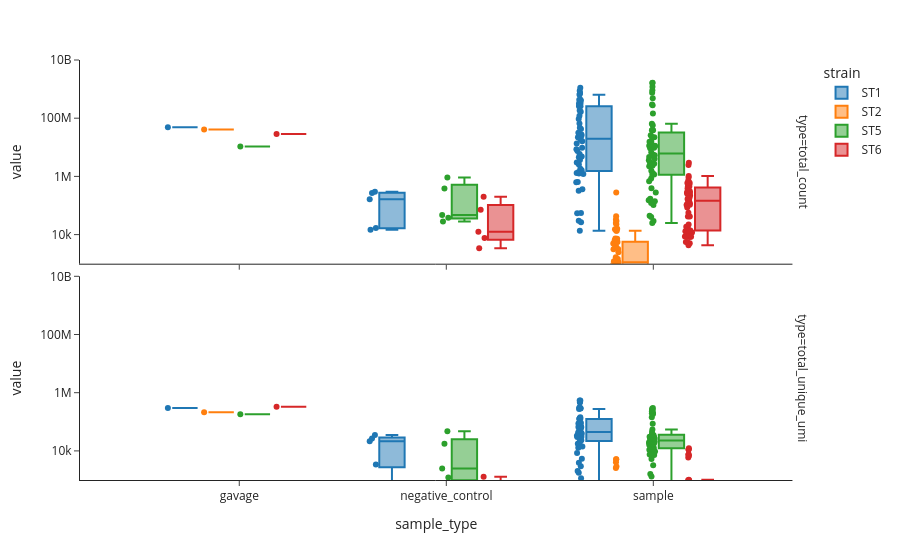

The cell this chart's notebook holds for it:
### Code cell
df_strains_gpd = df_total_stack.groupby(['sample_type', 'sample', 'strain']).agg(**agg_dict)

df_strains_gpd = df_strains_gpd.reset_index()
df_strains_gpd = df_strains_gpd.set_index(['sample_type', 'sample','strain']).stack()
df_strains_gpd = df_strains_gpd.reset_index()
display(df_strains_gpd)
df_strains_gpd = df_strains_gpd.rename(columns = {'level_3':'type', 0:'value'})
df_strains_gpd

fig = px.box(df_strains_gpd,
             x = 'sample_type',
             y = 'value',
             color = 'strain',
             facet_row='type',
             hover_data = ['sample'],
             template = 'simple_white',
             points = 'all',
             log_y = True,
             )
#for i, facet in fig.facets
#fig.update_yaxes(matches = None, showticklabels = True)
fig.update_yaxes(row = 1,col = 1 ,range = [3, 10])
fig.update_yaxes(row = 2, col = 1,range = [1, 7])
fig.show()

### Figure 1 — Plotly figure (JSON) as saved in the notebook; plotly's stock layout.template omitted (floating-point values rounded to 4 significant figures)
{"data": [{"alignmentgroup": "True", "boxpoints": "all", "customdata": [["s1_gavage-DNA"], ["NTC_H3_NTC"], ["WATER_B3_WATER"], ["WATER_C6_WATER"], ["WATER_D2_WATER"], ["WATER_F9_WATER"], ["s100_SI-DNA"], ["s101_SI-DNA"], ["s102_SI-DNA"], ["s103_SI-DNA"], ["s104_SI-DNA"], ["s105_SI-DNA"], ["s106_SI-DNA"], ["s109_Cecum-DNA"], ["s110_Cecum-DNA"], ["s111_Cecum-DNA"], ["s112_Cecum-DNA"], ["s113_Cecum-DNA"], ["s114_Cecum-DNA"], ["s115_Cecum-DNA"], ["s116_Cecum-DNA"], ["s119_Pr.-Colon-DNA"], ["s120_Pr.-Colon-DNA"], ["s121_Pr.-Colon-DNA"], ["s122_Pr.-Colon-DNA"], ["s123_Pr.-Colon-DNA"], ["s124_Pr.-Colon-DNA"], ["s125_Pr.-Colon-DNA"], ["s126_Pr.-Colon-DNA"], ["s19_stool-DNA"], ["s20_stool-DNA"], ["s21_stool-DNA"], ["s22_stool-DNA"], ["s23_stool-DNA"], ["s24_stool-DNA"], ["s25_stool-DNA"], ["s26_stool-DNA"], ["s29_stool-DNA"], ["s30_stool-DNA"], ["s31_stool-DNA"], ["s32_stool-DNA"], ["s33_stool-DNA"], ["s34_stool-DNA"], ["s35_stool-DNA"], ["s36_stool-DNA"], ["s39_stool-DNA"], ["s40_stool-DNA"], ["s41_stool-DNA"], ["s42_stool-DNA"], ["s43_stool-DNA"], ["s44_stool-DNA"], ["s45_stool-DNA"], ["s46_stool-DNA"], ["s49_stool-DNA"], ["s50_stool-DNA"], ["s51_stool-DNA"], ["s52_stool-DNA"], ["s53_stool-DNA"], ["s54_stool-DNA"], ["s55_stool-DNA"], ["s56_stool-DNA"], ["s99_SI-DNA"]], "hovertemplate": "strain=ST1<br>type=total_count<br>sample_type=%{x}<br>value=%{y}<br>sample=%{customdata[0]}<extra></extra>", "legendgroup": "ST1", "marker": {"color": "#1F77B4"}, "name": "ST1", "notched": false, "offsetgroup": "ST1", "orientation": "v", "showlegend": true, "type": "box", "x": ["gavage", "negative_control", "negative_control", "negative_control", "negative_control", "negative_control", "sample", "sample", "sample", "sample", "sample", "sample", "sample", "sample", "sample", "sample", "sample", "sample", "sample", "sample", "sample", "sample", "sample", "sample", "sample", "sample", "sample", "sample", "sample", "sample", "sample", "sample", "sample", "sample", "sample", "sample", "sample", "sample", "sample", "sample", "sample", "sample", "sample", "sample", "sample", "sample", "sample", "sample", "sample", "sample", "sample", "sample", "sample", "sample", "sample", "sample", "sample", "sample", "sample", "sample", "sample", "sample"], "x0": " ", "xaxis": "x2", "y": [48590000.0, 269500.0, 16980.0, 162400.0, 297700.0, 14620.0, 627800.0, 1319000.0, 29830.0, 5859000.0, 363700.0, 27750000.0, 1412000.0, 735600000.0, 166900000.0, 428400000.0, 54240.0, 320200000.0, 9711000.0, 42160000.0, 259400000.0, 27460000.0, 3642000.0, 24830000.0, 1263000.0, 4869000.0, 65490000.0, 13580000.0, 875100000.0, 415300000.0, 320500.0, 3020000.0, 1213000.0, 55570.0, 13590.0, 2558000.0, 26320.0, 297200000.0, 22260000.0, 122600000.0, 8642000.0, 273700000.0, 1410000.0, 430300000.0, 640100.0, 1106000000.0, 47020000.0, 16080000.0, 7434000.0, 319000000.0, 1632000.0, 715500000.0, 396200000.0, 257600000.0, 184100000.0, 31550000.0, 1819000.0, 641100000.0, 4579000.0, 18000000.0, 93840000.0, 21370000.0], "y0": " ", "yaxis": "y2"}, {"alignmentgroup": "True", "boxpoints": "all", "customdata": [["s1_gavage-DNA"], ["NTC_H3_NTC"], ["WATER_B3_WATER"], ["WATER_C6_WATER"], ["WATER_D2_WATER"], ["WATER_F9_WATER"], ["s100_SI-DNA"], ["s101_SI-DNA"], ["s102_SI-DNA"], ["s103_SI-DNA"], ["s104_SI-DNA"], ["s105_SI-DNA"], ["s106_SI-DNA"], ["s109_Cecum-DNA"], ["s110_Cecum-DNA"], ["s111_Cecum-DNA"], ["s112_Cecum-DNA"], ["s113_Cecum-DNA"], ["s114_Cecum-DNA"], ["s115_Cecum-DNA"], ["s116_Cecum-DNA"], ["s119_Pr.-Colon-DNA"], ["s120_Pr.-Colon-DNA"], ["s121_Pr.-Colon-DNA"], ["s122_Pr.-Colon-DNA"], ["s123_Pr.-Colon-DNA"], ["s124_Pr.-Colon-DNA"], ["s125_Pr.-Colon-DNA"], ["s126_Pr.-Colon-DNA"], ["s19_stool-DNA"], ["s20_stool-DNA"], ["s21_stool-DNA"], ["s22_stool-DNA"], ["s23_stool-DNA"], ["s24_stool-DNA"], ["s25_stool-DNA"], ["s26_stool-DNA"], ["s29_stool-DNA"], ["s30_stool-DNA"], ["s31_stool-DNA"], ["s32_stool-DNA"], ["s33_stool-DNA"], ["s34_stool-DNA"], ["s35_stool-DNA"], ["s36_stool-DNA"], ["s39_stool-DNA"], ["s40_stool-DNA"], ["s41_stool-DNA"], ["s42_stool-DNA"], ["s43_stool-DNA"], ["s44_stool-DNA"], ["s45_stool-DNA"], ["s46_stool-DNA"], ["s49_stool-DNA"], ["s50_stool-DNA"], ["s51_stool-DNA"], ["s52_stool-DNA"], ["s53_stool-DNA"], ["s54_stool-DNA"], ["s55_stool-DNA"], ["s56_stool-DNA"], ["s99_SI-DNA"]], "hovertemplate": "strain=ST1<br>type=total_unique_umi<br>sample_type=%{x}<br>value=%{y}<br>sample=%{customdata[0]}<extra></extra>", "legendgroup": "ST1", "marker": {"color": "#1F77B4"}, "name": "ST1", "notched": false, "offsetgroup": "ST1", "orientation": "v", "showlegend": false, "type": "box", "x": ["gavage", "negative_control", "negative_control", "negative_control", "negative_control", "negative_control", "sample", "sample", "sample", "sample", "sample", "sample", "sample", "sample", "sample", "sample", "sample", "sample", "sample", "sample", "sample", "sample", "sample", "sample", "sample", "sample", "sample", "sample", "sample", "sample", "sample", "sample", "sample", "sample", "sample", "sample", "sample", "sample", "sample", "sample", "sample", "sample", "sample", "sample", "sample", "sample", "sample", "sample", "sample", "sample", "sample", "sample", "sample", "sample", "sample", "sample", "sample", "sample", "sample", "sample", "sample", "sample"], "x0": " ", "xaxis": "x", "y": [298100.0, 35400.0, 3415.0, 26480.0, 21350.0, 772.0, 14790.0, 17680.0, 2020.0, 5352.0, 3943.0, 12900.0, 8485.0, 539100.0, 67880.0, 312400.0, 14300.0, 129900.0, 46590.0, 42060.0, 74630.0, 125300.0, 44560.0, 274600.0, 30360.0, 30840.0, 30790.0, 29510.0, 61210.0, 291900.0, 19160.0, 91260.0, 39150.0, 1780.0, 1158.0, 20150.0, 673.0, 477000.0, 30240.0, 298700.0, 25370.0, 134500.0, 33430.0, 88110.0, 2955.0, 457100.0, 66110.0, 296300.0, 43950.0, 126600.0, 33220.0, 88610.0, 65520.0, 538000.0, 92760.0, 286400.0, 23220.0, 143900.0, 33320.0, 84480.0, 61790.0, 40450.0], "y0": " ", "yaxis": "y"}, {"alignmentgroup": "True", "boxpoints": "all", "customdata": [["s1_gavage-DNA"], ["NTC_H3_NTC"], ["WATER_B3_WATER"], ["WATER_C6_WATER"], ["WATER_D2_WATER"], ["s100_SI-DNA"], ["s101_SI-DNA"], ["s102_SI-DNA"], ["s103_SI-DNA"], ["s104_SI-DNA"], ["s105_SI-DNA"], ["s106_SI-DNA"], ["s109_Cecum-DNA"], ["s110_Cecum-DNA"], ["s111_Cecum-DNA"], ["s112_Cecum-DNA"], ["s113_Cecum-DNA"], ["s114_Cecum-DNA"], ["s115_Cecum-DNA"], ["s116_Cecum-DNA"], ["s119_Pr.-Colon-DNA"], ["s120_Pr.-Colon-DNA"], ["s121_Pr.-Colon-DNA"], ["s122_Pr.-Colon-DNA"], ["s123_Pr.-Colon-DNA"], ["s124_Pr.-Colon-DNA"], ["s125_Pr.-Colon-DNA"], ["s126_Pr.-Colon-DNA"], ["s19_stool-DNA"], ["s20_stool-DNA"], ["s21_stool-DNA"], ["s22_stool-DNA"], ["s23_stool-DNA"], ["s24_stool-DNA"], ["s25_stool-DNA"], ["s26_stool-DNA"], ["s29_stool-DNA"], ["s30_stool-DNA"], ["s31_stool-DNA"], ["s32_stool-DNA"], ["s33_stool-DNA"], ["s34_stool-DNA"], ["s35_stool-DNA"], ["s39_stool-DNA"], ["s40_stool-DNA"], ["s41_stool-DNA"], ["s42_stool-DNA"], ["s43_stool-DNA"], ["s44_stool-DNA"], ["s45_stool-DNA"], ["s46_stool-DNA"], ["s49_stool-DNA"], ["s50_stool-DNA"], ["s51_stool-DNA"], ["s52_stool-DNA"], ["s53_stool-DNA"], ["s54_stool-DNA"], ["s55_stool-DNA"], ["s56_stool-DNA"], ["s99_SI-DNA"]], "hovertemplate": "strain=ST2<br>type=total_count<br>sample_type=%{x}<br>value=%{y}<br>sample=%{customdata[0]}<extra></extra>", "legendgroup": "ST2", "marker": {"color": "#FF7F0E"}, "name": "ST2", "notched": false, "offsetgroup": "ST2", "orientation": "v", "showlegend": true, "type": "box", "x": ["gavage", "negative_control", "negative_control", "negative_control", "negative_control", "sample", "sample", "sample", "sample", "sample", "sample", "sample", "sample", "sample", "sample", "sample", "sample", "sample", "sample", "sample", "sample", "sample", "sample", "sample", "sample", "sample", "sample", "sample", "sample", "sample", "sample", "sample", "sample", "sample", "sample", "sample", "sample", "sample", "sample", "sample", "sample", "sample", "sample", "sample", "sample", "sample", "sample", "sample", "sample", "sample", "sample", "sample", "sample", "sample", "sample", "sample", "sample", "sample", "sample", "sample"], "x0": " ", "xaxis": "x2", "y": [40710000.0, 33.0, 743.0, 84.0, 22.0, 14.0, 156.0, 2.0, 796.0, 909.0, 232.0, 92.0, 24800.0, 13660.0, 5627.0, 1.0, 625.0, 1682.0, 18.0, 910.0, 15750.0, 69.0, 629.0, 522.0, 536.0, 718.0, 13.0, 3150.0, 282100.0, 22520.0, 4160.0, 42480.0, 434.0, 3.0, 29220.0, 800.0, 5200.0, 1453.0, 5622.0, 2464.0, 736.0, 20.0, 7155.0, 32880.0, 3184.0, 1211.0, 15250.0, 6346.0, 114.0, 7400.0, 4977.0, 13580.0, 4219.0, 1187.0, 256.0, 1114.0, 77.0, 51.0, 214.0, 1162.0], "y0": " ", "yaxis": "y2"}, {"alignmentgroup": "True", "boxpoints": "all", "customdata": [["s1_gavage-DNA"], ["NTC_H3_NTC"], ["WATER_B3_WATER"], ["WATER_C6_WATER"], ["WATER_D2_WATER"], ["s100_SI-DNA"], ["s101_SI-DNA"], ["s102_SI-DNA"], ["s103_SI-DNA"], ["s104_SI-DNA"], ["s105_SI-DNA"], ["s106_SI-DNA"], ["s109_Cecum-DNA"], ["s110_Cecum-DNA"], ["s111_Cecum-DNA"], ["s112_Cecum-DNA"], ["s113_Cecum-DNA"], ["s114_Cecum-DNA"], ["s115_Cecum-DNA"], ["s116_Cecum-DNA"], ["s119_Pr.-Colon-DNA"], ["s120_Pr.-Colon-DNA"], ["s121_Pr.-Colon-DNA"], ["s122_Pr.-Colon-DNA"], ["s123_Pr.-Colon-DNA"], ["s124_Pr.-Colon-DNA"], ["s125_Pr.-Colon-DNA"], ["s126_Pr.-Colon-DNA"], ["s19_stool-DNA"], ["s20_stool-DNA"], ["s21_stool-DNA"], ["s22_stool-DNA"], ["s23_stool-DNA"], ["s24_stool-DNA"], ["s25_stool-DNA"], ["s26_stool-DNA"], ["s29_stool-DNA"], ["s30_stool-DNA"], ["s31_stool-DNA"], ["s32_stool-DNA"], ["s33_stool-DNA"], ["s34_stool-DNA"], ["s35_stool-DNA"], ["s39_stool-DNA"], ["s40_stool-DNA"], ["s41_stool-DNA"], ["s42_stool-DNA"], ["s43_stool-DNA"], ["s44_stool-DNA"], ["s45_stool-DNA"], ["s46_stool-DNA"], ["s49_stool-DNA"], ["s50_stool-DNA"], ["s51_stool-DNA"], ["s52_stool-DNA"], ["s53_stool-DNA"], ["s54_stool-DNA"], ["s55_stool-DNA"], ["s56_stool-DNA"], ["s99_SI-DNA"]], "hovertemplate": "strain=ST2<br>type=total_unique_umi<br>sample_type=%{x}<br>value=%{y}<br>sample=%{customdata[0]}<extra></extra>", "legendgroup": "ST2", "marker": {"color": "#FF7F0E"}, "name": "ST2", "notched": false, "offsetgroup": "ST2", "orientation": "v", "showlegend": false, "type": "box", "x": ["gavage", "negative_control", "negative_control", "negative_control", "negative_control", "sample", "sample", "sample", "sample", "sample", "sample", "sample", "sample", "sample", "sample", "sample", "sample", "sample", "sample", "sample", "sample", "sample", "sample", "sample", "sample", "sample", "sample", "sample", "sample", "sample", "sample", "sample", "sample", "sample", "sample", "sample", "sample", "sample", "sample", "sample", "sample", "sample", "sample", "sample", "sample", "sample", "sample", "sample", "sample", "sample", "sample", "sample", "sample", "sample", "sample", "sample", "sample", "sample", "sample", "sample"], "x0": " ", "xaxis": "x", "y": [214500.0, 17.0, 7.0, 79.0, 10.0, 10.0, 15.0, 2.0, 14.0, 8.0, 18.0, 17.0, 52.0, 21.0, 40.0, 1.0, 20.0, 39.0, 6.0, 42.0, 47.0, 17.0, 39.0, 39.0, 9.0, 18.0, 8.0, 51.0, 5184.0, 2886.0, 4081.0, 5179.0, 7.0, 2.0, 2584.0, 13.0, 49.0, 22.0, 51.0, 25.0, 32.0, 18.0, 55.0, 142.0, 92.0, 113.0, 123.0, 92.0, 76.0, 144.0, 147.0, 43.0, 32.0, 53.0, 15.0, 27.0, 18.0, 40.0, 28.0, 15.0], "y0": " ", "yaxis": "y"}, {"alignmentgroup": "True", "boxpoints": "all", "customdata": [["s2_gavage-DNA"], ["NTC_H3_NTC"], ["WATER_B3_WATER"], ["WATER_C6_WATER"], ["WATER_D2_WATER"], ["WATER_F9_WATER"], ["s100_SI-DNA"], ["s101_SI-DNA"], ["s102_SI-DNA"], ["s103_SI-DNA"], ["s104_SI-DNA"], ["s105_SI-DNA"], ["s106_SI-DNA"], ["s109_Cecum-DNA"], ["s110_Cecum-DNA"], ["s111_Cecum-DNA"], ["s112_Cecum-DNA"], ["s113_Cecum-DNA"], ["s114_Cecum-DNA"], ["s115_Cecum-DNA"], ["s116_Cecum-DNA"], ["s119_Pr.-Colon-DNA"], ["s120_Pr.-Colon-DNA"], ["s121_Pr.-Colon-DNA"], ["s122_Pr.-Colon-DNA"], ["s123_Pr.-Colon-DNA"], ["s124_Pr.-Colon-DNA"], ["s125_Pr.-Colon-DNA"], ["s126_Pr.-Colon-DNA"], ["s19_stool-DNA"], ["s20_stool-DNA"], ["s21_stool-DNA"], ["s22_stool-DNA"], ["s23_stool-DNA"], ["s24_stool-DNA"], ["s25_stool-DNA"], ["s26_stool-DNA"], ["s29_stool-DNA"], ["s30_stool-DNA"], ["s31_stool-DNA"], ["s32_stool-DNA"], ["s33_stool-DNA"], ["s34_stool-DNA"], ["s35_stool-DNA"], ["s36_stool-DNA"], ["s39_stool-DNA"], ["s40_stool-DNA"], ["s41_stool-DNA"], ["s42_stool-DNA"], ["s43_stool-DNA"], ["s44_stool-DNA"], ["s45_stool-DNA"], ["s46_stool-DNA"], ["s49_stool-DNA"], ["s50_stool-DNA"], ["s51_stool-DNA"], ["s52_stool-DNA"], ["s53_stool-DNA"], ["s54_stool-DNA"], ["s55_stool-DNA"], ["s56_stool-DNA"], ["s99_SI-DNA"]], "hovertemplate": "strain=ST5<br>type=total_count<br>sample_type=%{x}<br>value=%{y}<br>sample=%{customdata[0]}<extra></extra>", "legendgroup": "ST5", "marker": {"color": "#2CA02C"}, "name": "ST5", "notched": false, "offsetgroup": "ST5", "orientation": "v", "showlegend": true, "type": "box", "x": ["gavage", "negative_control", "negative_control", "negative_control", "negative_control", "negative_control", "sample", "sample", "sample", "sample", "sample", "sample", "sample", "sample", "sample", "sample", "sample", "sample", "sample", "sample", "sample", "sample", "sample", "sample", "sample", "sample", "sample", "sample", "sample", "sample", "sample", "sample", "sample", "sample", "sample", "sample", "sample", "sample", "sample", "sample", "sample", "sample", "sample", "sample", "sample", "sample", "sample", "sample", "sample", "sample", "sample", "sample", "sample", "sample", "sample", "sample", "sample", "sample", "sample", "sample", "sample", "sample"], "x0": " ", "xaxis": "x2", "y": [10610000.0, 47160.0, 37800.0, 387400.0, 920900.0, 28440.0, 4669000.0, 2574000.0, 169800.0, 15590000.0, 1129000.0, 26160000.0, 1165000.0, 22380000.0, 1636000000.0, 11260000.0, 5511000.0, 6776000.0, 57810000.0, 279800.0, 1562000.0, 4065000.0, 38340000.0, 849400.0, 145900000.0, 122600.0, 482600000.0, 139200.0, 5319000.0, 2728000.0, 65060000.0, 151100.0, 9688000.0, 44180.0, 40500.0, 15840000.0, 24810.0, 2253000.0, 754100000.0, 2977000.0, 1214000000.0, 10830000.0, 10220000.0, 2343000.0, 29280.0, 40420000.0, 293800000.0, 394400.0, 920200000.0, 11960000.0, 11270000.0, 2765000.0, 3590000.0, 9344000.0, 1660000000.0, 1283000.0, 280900000.0, 14910000.0, 38330000.0, 103600.0, 679100.0, 22160000.0], "y0": " ", "yaxis": "y2"}, {"alignmentgroup": "True", "boxpoints": "all", "customdata": [["s2_gavage-DNA"], ["NTC_H3_NTC"], ["WATER_B3_WATER"], ["WATER_C6_WATER"], ["WATER_D2_WATER"], ["WATER_F9_WATER"], ["s100_SI-DNA"], ["s101_SI-DNA"], ["s102_SI-DNA"], ["s103_SI-DNA"], ["s104_SI-DNA"], ["s105_SI-DNA"], ["s106_SI-DNA"], ["s109_Cecum-DNA"], ["s110_Cecum-DNA"], ["s111_Cecum-DNA"], ["s112_Cecum-DNA"], ["s113_Cecum-DNA"], ["s114_Cecum-DNA"], ["s115_Cecum-DNA"], ["s116_Cecum-DNA"], ["s119_Pr.-Colon-DNA"], ["s120_Pr.-Colon-DNA"], ["s121_Pr.-Colon-DNA"], ["s122_Pr.-Colon-DNA"], ["s123_Pr.-Colon-DNA"], ["s124_Pr.-Colon-DNA"], ["s125_Pr.-Colon-DNA"], ["s126_Pr.-Colon-DNA"], ["s19_stool-DNA"], ["s20_stool-DNA"], ["s21_stool-DNA"], ["s22_stool-DNA"], ["s23_stool-DNA"], ["s24_stool-DNA"], ["s25_stool-DNA"], ["s26_stool-DNA"], ["s29_stool-DNA"], ["s30_stool-DNA"], ["s31_stool-DNA"], ["s32_stool-DNA"], ["s33_stool-DNA"], ["s34_stool-DNA"], ["s35_stool-DNA"], ["s36_stool-DNA"], ["s39_stool-DNA"], ["s40_stool-DNA"], ["s41_stool-DNA"], ["s42_stool-DNA"], ["s43_stool-DNA"], ["s44_stool-DNA"], ["s45_stool-DNA"], ["s46_stool-DNA"], ["s49_stool-DNA"], ["s50_stool-DNA"], ["s51_stool-DNA"], ["s52_stool-DNA"], ["s53_stool-DNA"], ["s54_stool-DNA"], ["s55_stool-DNA"], ["s56_stool-DNA"], ["s99_SI-DNA"]], "hovertemplate": "strain=ST5<br>type=total_unique_umi<br>sample_type=%{x}<br>value=%{y}<br>sample=%{customdata[0]}<extra></extra>", "legendgroup": "ST5", "marker": {"color": "#2CA02C"}, "name": "ST5", "notched": false, "offsetgroup": "ST5", "orientation": "v", "showlegend": false, "type": "box", "x": ["gavage", "negative_control", "negative_control", "negative_control", "negative_control", "negative_control", "sample", "sample", "sample", "sample", "sample", "sample", "sample", "sample", "sample", "sample", "sample", "sample", "sample", "sample", "sample", "sample", "sample", "sample", "sample", "sample", "sample", "sample", "sample", "sample", "sample", "sample", "sample", "sample", "sample", "sample", "sample", "sample", "sample", "sample", "sample", "sample", "sample", "sample", "sample", "sample", "sample", "sample", "sample", "sample", "sample", "sample", "sample", "sample", "sample", "sample", "sample", "sample", "sample", "sample", "sample", "sample"], "x0": " ", "xaxis": "x", "y": [181200.0, 2476.0, 1220.0, 17700.0, 47610.0, 299.0, 86420.0, 11680.0, 5318.0, 13520.0, 3197.0, 12580.0, 7498.0, 26160.0, 295900.0, 27290.0, 54440.0, 20750.0, 45050.0, 10510.0, 15590.0, 20030.0, 250800.0, 29240.0, 185900.0, 9497.0, 34530.0, 12220.0, 17800.0, 8197.0, 143500.0, 13340.0, 24280.0, 1614.0, 388.0, 10870.0, 371.0, 22820.0, 266700.0, 34970.0, 192700.0, 21610.0, 35420.0, 22930.0, 1321.0, 26100.0, 229600.0, 29480.0, 209300.0, 22780.0, 29830.0, 17310.0, 16840.0, 30530.0, 283000.0, 33710.0, 196200.0, 17980.0, 36110.0, 18760.0, 17970.0, 7205.0], "y0": " ", "yaxis": "y"}, {"alignmentgroup": "True", "boxpoints": "all", "customdata": [["s2_gavage-DNA"], ["NTC_H3_NTC"], ["WATER_B3_WATER"], ["WATER_C6_WATER"], ["WATER_D2_WATER"], ["WATER_F9_WATER"], ["s100_SI-DNA"], ["s101_SI-DNA"], ["s102_SI-DNA"], ["s103_SI-DNA"], ["s104_SI-DNA"], ["s105_SI-DNA"], ["s106_SI-DNA"], ["s109_Cecum-DNA"], ["s110_Cecum-DNA"], ["s111_Cecum-DNA"], ["s112_Cecum-DNA"], ["s113_Cecum-DNA"], ["s114_Cecum-DNA"], ["s115_Cecum-DNA"], ["s116_Cecum-DNA"], ["s119_Pr.-Colon-DNA"], ["s120_Pr.-Colon-DNA"], ["s121_Pr.-Colon-DNA"], ["s122_Pr.-Colon-DNA"], ["s123_Pr.-Colon-DNA"], ["s124_Pr.-Colon-DNA"], ["s125_Pr.-Colon-DNA"], ["s126_Pr.-Colon-DNA"], ["s19_stool-DNA"], ["s20_stool-DNA"], ["s21_stool-DNA"], ["s22_stool-DNA"], ["s23_stool-DNA"], ["s24_stool-DNA"], ["s25_stool-DNA"], ["s26_stool-DNA"], ["s29_stool-DNA"], ["s30_stool-DNA"], ["s31_stool-DNA"], ["s32_stool-DNA"], ["s33_stool-DNA"], ["s34_stool-DNA"], ["s35_stool-DNA"], ["s36_stool-DNA"], ["s39_stool-DNA"], ["s40_stool-DNA"], ["s41_stool-DNA"], ["s42_stool-DNA"], ["s43_stool-DNA"], ["s44_stool-DNA"], ["s45_stool-DNA"], ["s46_stool-DNA"], ["s49_stool-DNA"], ["s50_stool-DNA"], ["s51_stool-DNA"], ["s52_stool-DNA"], ["s53_stool-DNA"], ["s54_stool-DNA"], ["s55_stool-DNA"], ["s56_stool-DNA"], ["s99_SI-DNA"]], "hovertemplate": "strain=ST6<br>type=total_count<br>sample_type=%{x}<br>value=%{y}<br>sample=%{customdata[0]}<extra></extra>", "legendgroup": "ST6", "marker": {"color": "#D62728"}, "name": "ST6", "notched": false, "offsetgroup": "ST6", "orientation": "v", "showlegend": true, "type": "box", "x": ["gavage", "negative_control", "negative_control", "negative_control", "negative_control", "negative_control", "sample", "sample", "sample", "sample", "sample", "sample", "sample", "sample", "sample", "sample", "sample", "sample", "sample", "sample", "sample", "sample", "sample", "sample", "sample", "sample", "sample", "sample", "sample", "sample", "sample", "sample", "sample", "sample", "sample", "sample", "sample", "sample", "sample", "sample", "sample", "sample", "sample", "sample", "sample", "sample", "sample", "sample", "sample", "sample", "sample", "sample", "sample", "sample", "sample", "sample", "sample", "sample", "sample", "sample", "sample", "sample"], "x0": " ", "xaxis": "x2", "y": [28470000.0, 12510.0, 7687.0, 71730.0, 199300.0, 3378.0, 41940.0, 592300.0, 13780.0, 2445000.0, 8247.0, 118400.0, 274600.0, 185500.0, 257100.0, 104500.0, 5062.0, 107000.0, 16800.0, 18620.0, 275100.0, 588500.0, 13250.0, 13020.0, 108300.0, 5621.0, 717700.0, 9518.0, 597600.0, 286100.0, 193600.0, 22030.0, 466800.0, 8437.0, 8369.0, 386000.0, 5468.0, 520600.0, 908700.0, 167800.0, 1022000.0, 328400.0, 13890.0, 591400.0, 4283.0, 450000.0, 281300.0, 14120.0, 455200.0, 145100.0, 11710.0, 218900.0, 609000.0, 145900.0, 309000.0, 41810.0, 85730.0, 311800.0, 8567.0, 12650.0, 55870.0, 2934000.0], "y0": " ", "yaxis": "y2"}, {"alignmentgroup": "True", "boxpoints": "all", "customdata": [["s2_gavage-DNA"], ["NTC_H3_NTC"], ["WATER_B3_WATER"], ["WATER_C6_WATER"], ["WATER_D2_WATER"], ["WATER_F9_WATER"], ["s100_SI-DNA"], ["s101_SI-DNA"], ["s102_SI-DNA"], ["s103_SI-DNA"], ["s104_SI-DNA"], ["s105_SI-DNA"], ["s106_SI-DNA"], ["s109_Cecum-DNA"], ["s110_Cecum-DNA"], ["s111_Cecum-DNA"], ["s112_Cecum-DNA"], ["s113_Cecum-DNA"], ["s114_Cecum-DNA"], ["s115_Cecum-DNA"], ["s116_Cecum-DNA"], ["s119_Pr.-Colon-DNA"], ["s120_Pr.-Colon-DNA"], ["s121_Pr.-Colon-DNA"], ["s122_Pr.-Colon-DNA"], ["s123_Pr.-Colon-DNA"], ["s124_Pr.-Colon-DNA"], ["s125_Pr.-Colon-DNA"], ["s126_Pr.-Colon-DNA"], ["s19_stool-DNA"], ["s20_stool-DNA"], ["s21_stool-DNA"], ["s22_stool-DNA"], ["s23_stool-DNA"], ["s24_stool-DNA"], ["s25_stool-DNA"], ["s26_stool-DNA"], ["s29_stool-DNA"], ["s30_stool-DNA"], ["s31_stool-DNA"], ["s32_stool-DNA"], ["s33_stool-DNA"], ["s34_stool-DNA"], ["s35_stool-DNA"], ["s36_stool-DNA"], ["s39_stool-DNA"], ["s40_stool-DNA"], ["s41_stool-DNA"], ["s42_stool-DNA"], ["s43_stool-DNA"], ["s44_stool-DNA"], ["s45_stool-DNA"], ["s46_stool-DNA"], ["s49_stool-DNA"], ["s50_stool-DNA"], ["s51_stool-DNA"], ["s52_stool-DNA"], ["s53_stool-DNA"], ["s54_stool-DNA"], ["s55_stool-DNA"], ["s56_stool-DNA"], ["s99_SI-DNA"]], "hovertemplate": "strain=ST6<br>type=total_unique_umi<br>sample_type=%{x}<br>value=%{y}<br>sample=%{customdata[0]}<extra></extra>", "legendgroup": "ST6", "marker": {"color": "#D62728"}, "name": "ST6", "notched": false, "offsetgroup": "ST6", "orientation": "v", "showlegend": false, "type": "box", "x": ["gavage", "negative_control", "negative_control", "negative_control", "negative_control", "negative_control", "sample", "sample", "sample", "sample", "sample", "sample", "sample", "sample", "sample", "sample", "sample", "sample", "sample", "sample", "sample", "sample", "sample", "sample", "sample", "sample", "sample", "sample", "sample", "sample", "sample", "sample", "sample", "sample", "sample", "sample", "sample", "sample", "sample", "sample", "sample", "sample", "sample", "sample", "sample", "sample", "sample", "sample", "sample", "sample", "sample", "sample", "sample", "sample", "sample", "sample", "sample", "sample", "sample", "sample", "sample", "sample"], "x0": " ", "xaxis": "x", "y": [326100.0, 560.0, 72.0, 709.0, 1286.0, 18.0, 631.0, 694.0, 204.0, 600.0, 95.0, 316.0, 987.0, 223.0, 197.0, 210.0, 116.0, 187.0, 227.0, 224.0, 398.0, 625.0, 213.0, 279.0, 318.0, 101.0, 320.0, 212.0, 374.0, 286.0, 472.0, 498.0, 594.0, 64.0, 57.0, 462.0, 44.0, 11260.0, 6855.0, 11130.0, 7317.0, 7720.0, 5909.0, 12390.0, 51.0, 251.0, 310.0, 339.0, 318.0, 221.0, 255.0, 302.0, 469.0, 866.0, 684.0, 987.0, 705.0, 730.0, 556.0, 1013.0, 890.0, 553.0], "y0": " ", "yaxis": "y"}], "layout": {"annotations": [{"font": {}, "showarrow": false, "text": "type=total_unique_umi", "textangle": 90, "x": 0.98, "xanchor": "left", "xref": "paper", "y": 0.2425, "yanchor": "middle", "yref": "paper"}, {"font": {}, "showarrow": false, "text": "type=total_count", "textangle": 90, "x": 0.98, "xanchor": "left", "xref": "paper", "y": 0.7575, "yanchor": "middle", "yref": "paper"}], "boxmode": "group", "legend": {"title": {"text": "strain"}, "tracegroupgap": 0}, "margin": {"t": 60}, "xaxis": {"anchor": "y", "domain": [0, 0.98], "title": {"text": "sample_type"}}, "xaxis2": {"anchor": "y2", "domain": [0, 0.98], "matches": "x", "showticklabels": false}, "yaxis": {"anchor": "x", "domain": [0, 0.485], "range": [3, 10], "title": {"text": "value"}, "type": "log"}, "yaxis2": {"anchor": "x2", "domain": [0.515, 1], "matches": "y", "range": [1, 7], "title": {"text": "value"}, "type": "log"}}}
